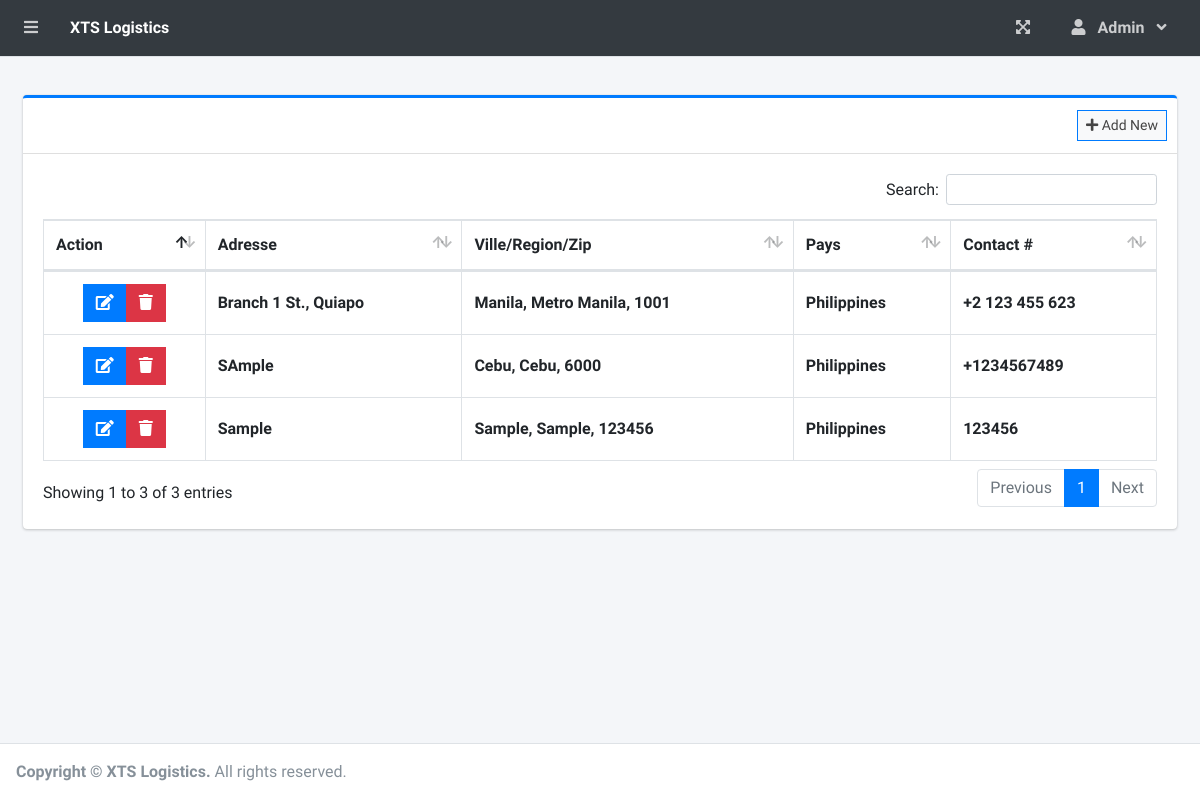
The page /index.php?page=branch_list (signed in) on the database its author committed.
### tables this page shows
CREATE TABLE `branches` (
  `id` int(30) NOT NULL,
  `branch_code` varchar(50) NOT NULL,
  `street` text NOT NULL,
  `city` text NOT NULL,
  `state` text NOT NULL,
  `zip_code` int(11) NOT NULL,
  `country` text NOT NULL,
  `contact` varchar(20) NOT NULL,
  `date_created` datetime NOT NULL DEFAULT current_timestamp()
);

### branch_list.php (the view, shortened to what this page needs)
<?php include'db_connect.php' ?>
<div class="col-lg-12">
	<div class="card card-outline card-primary">
		<div class="card-header">
			<div class="card-tools">
				<a class="btn btn-block btn-sm btn-default btn-flat border-primary " href="./index.php?page=new_branch"><i class="fa fa-plus"></i> Add New</a>
			</div>
		</div>
		<div class="card-body">
			<table class="table tabe-hover table-bordered" id="list">
				<thead>
					<tr>
                        <th>Action</th>
						<th>Adresse</th>
						<th>Ville/Region/Zip</th>
						<th>Pays</th>
						<th>Contact #</th>
					</tr>
				</thead>
				<tbody>
					<?php
					$qry = $conn->query("SELECT * FROM branches order by street asc,city asc, state asc ");
					while($row= $qry->fetch_assoc()):
					?>
					<tr>
                        <td class="text-center">
                            <div class="btn-group">
                                <a href="index.php?page=edit_branch&id=<?php echo $row['id'] ?>" class="btn btn-primary btn-flat ">
                                    <i class="fas fa-edit"></i>
                                </a>
                                <button type="button" class="btn btn-danger btn-flat delete_branch" data-id="<?php echo $row['id'] ?>">
                                    <i class="fas fa-trash"></i>
                                </button>
                            </div>
                        </td>
						<td><b><?php echo ucwords($row['street']) ?></b></td>
						<td><b><?php echo ucwords($row['city'].', '.$row['state'].', '.$row['zip_code']) ?></b></td>
						<td><b><?php echo ucwords($row['country']) ?></b></td>
						<td><b><?php echo $row['contact'] ?></b></td>
					</tr>
				<?php endwhile; ?>
				</tbody>
			</table>
		</div>
	</div>
</div>

### branch_list.php (style rules this page uses)
table td { vertical-align: middle !important; }

### rows shown on the page
branches: street "Branch 1 St., Quiapo", city+state+zip_code "Manila, Metro Manila, 1001", country "Philippines", contact "+2 123 455 623"
branches: street "SAmple", city+state+zip_code "Cebu, Cebu, 6000", country "Philippines", contact "+1234567489"
branches: street "Sample", city+state+zip_code "Sample, Sample, 123456", country "Philippines", contact "123456"

### other values the page prints
$_SESSION['login_firstname'] "Admin"
